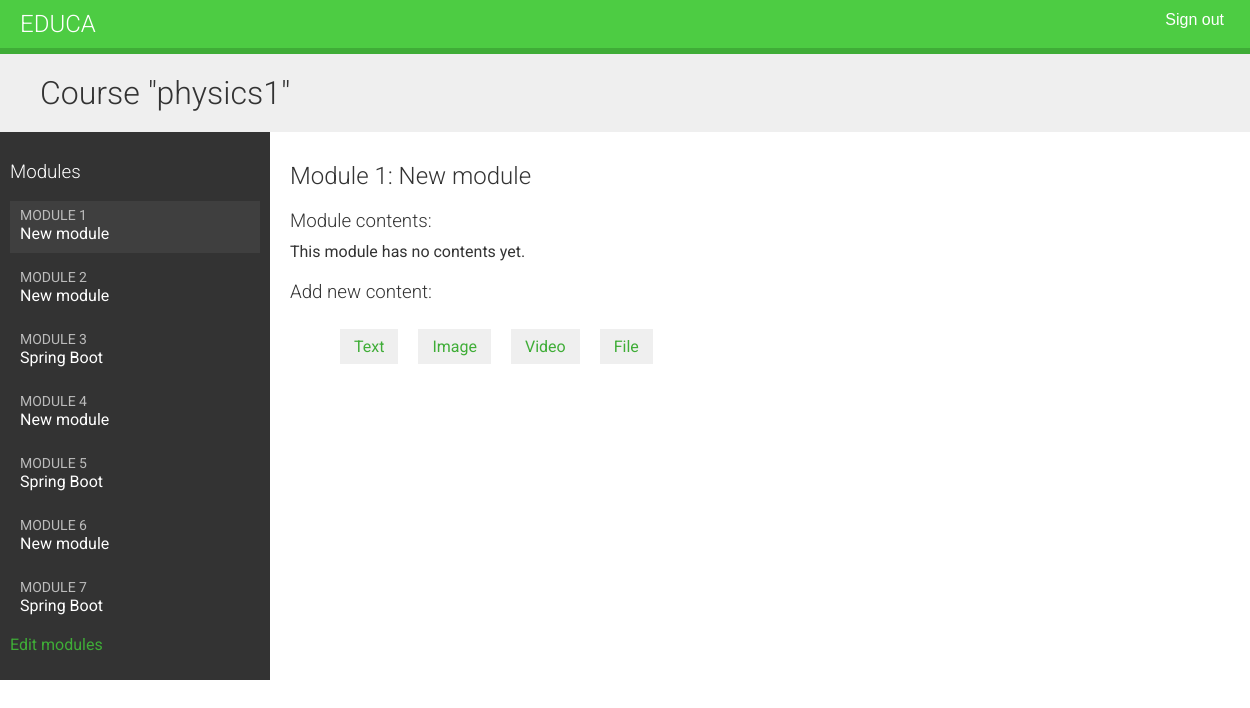
The app's page /course/module/21/contents/ (signed in), older data.
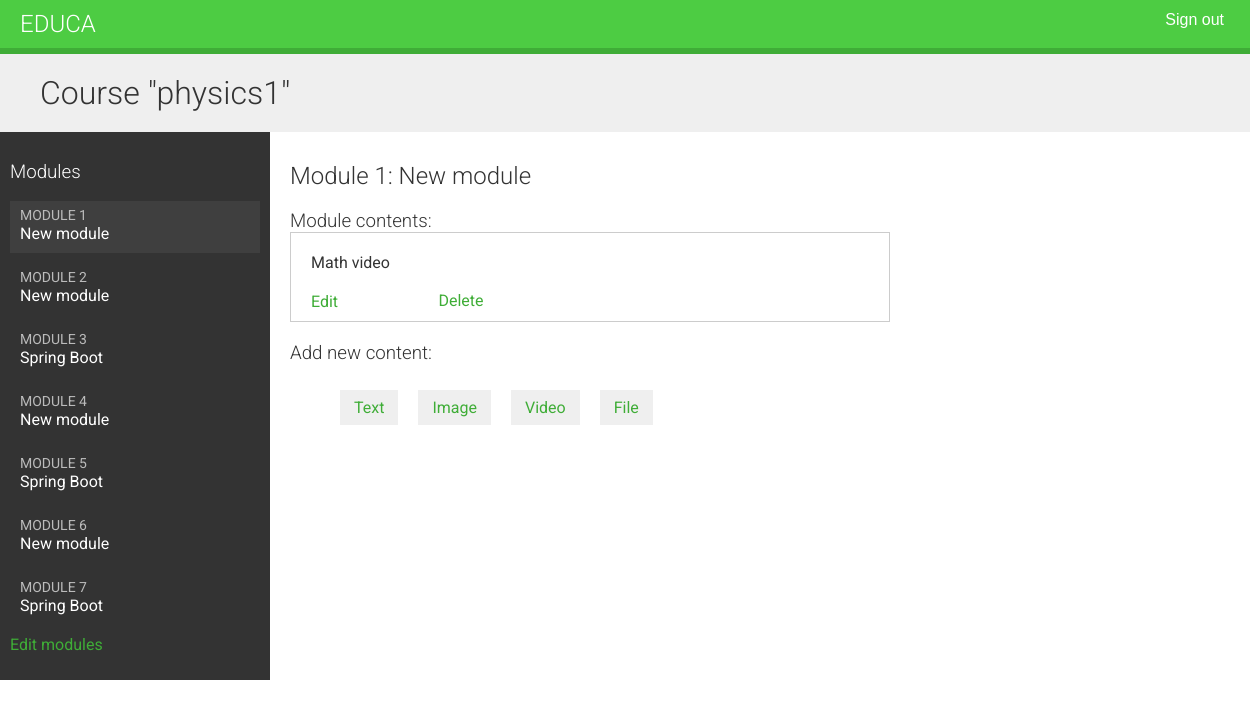
The same page, newer data.
### courses/models.py (models this page shows, shortened)
class Module(models.Model):
    course = models.ForeignKey(
        Course, related_name='modules', on_delete=models.CASCADE
    )
    title = models.CharField(max_length=200)
    description = models.TextField(blank=True)
    order = OrderField(blank=True, for_fields=['course'])
    class Meta:
        ordering = ['order']

class Content(models.Model):
    module = models.ForeignKey(
        Module,
        related_name='contents',
        on_delete=models.CASCADE
    )
    content_type = models.ForeignKey(
        ContentType,
        on_delete=models.CASCADE,
        limit_choices_to={
            'model__in': ('text', 'video', 'image', 'file')
        },
    )
    object_id = models.PositiveIntegerField()
    item = GenericForeignKey('content_type', 'object_id')
    order = OrderField(blank=True, for_fields=['module'])
    class Meta:
        ordering = ['order']

class ItemBase(models.Model):
    owner = models.ForeignKey(
        User,
        related_name='%(class)s_related',
        on_delete=models.CASCADE
    )
    title = models.CharField(max_length=250)
    created = models.DateTimeField(auto_now_add=True)
    updated = models.DateTimeField(auto_now=True)
    class Meta:
        abstract = True
    def __str__(self):
        return self.title

class Video(ItemBase):
    url = models.URLField()

### courses/views.py (the view)
# urls.py: path('module/<int:module_id>/contents/',views.ModuleContentListView.as_view(),name='module_content_list'),
class ModuleContentListView(TemplateResponseMixin, View):
    template_name = 'courses/manage/module/content_list.html'
    def get(self, request, module_id):
        module = get_object_or_404(
            Module, id=module_id, course__owner=request.user
        )
        return self.render_to_response({'module': module})

### templates/courses/manage/module/content_list.html (shortened to what this page needs)
{% extends "base.html" %}
{% block content %}
    {% with course=module.course %}
        <h1>Course "{{ course.title }}"</h1>
        <div class="contents">
            <h3>Modules</h3>
            <ul id="modules">
                {% for m in course.modules.all %}
                    <li data-id="{{ m.id }}" {% if m == module %} class="selected"{% endif %}>
                        <a href="{% url "module_content_list" m.id %}">
                            <span>
                                Module <span class="order">{{ m.order|add:1 }}</span>
                            </span>
                            <br>
                            {{ m.title }}
                        </a>
                    </li>
                {% empty %}
                    <li>No modules yet.</li>
                {% endfor %}
            </ul>
            <p><a href="{% url "course_module_update" course.id %}">Edit modules</a></p>
        </div>
        <div class="module">
            <h2>Module {{ module.order|add:1 }}: {{ module.title }}</h2>
            <h3>Module contents:</h3>
            <div id="module-contents">
                {% for content in module.contents.all %}
                    <div data-id="{{ content.id }}">
                        {% with item=content.item %}
                            <p>{{ item }}</p>
                            <a href="#">Edit</a>
                            <form action="{% url "module_content_delete" content.id %}" method="post">
                                <input type="submit" value="Delete">
                            </form>
                        {% endwith %}
                    </div>
                {% empty %}
                    <p>This module has no contents yet.</p>
                {% endfor %}
            </div>
            <h3>Add new content:</h3>
            <ul class="content-types">
                <li>
                    <a href="{% url "module_content_create" module.id "text" %}">Text</a>
                </li>
                <li>
                    <a href="{% url "module_content_create" module.id "image" %}">Image</a>
                </li>
                <li>
                    <a href="{% url "module_content_create" module.id "video" %}">Video</a>
                </li>
                <li>
                    <a href="{% url "module_content_create" module.id "file" %}">File</a>
                </li>
            </ul>
        </div>
    {% endwith %}
{% endblock %}

Row changes from the older to the newer data that the page shows:
added Content: item "Math video"
Text that changed along with them:
text no longer shown: "This module has no contents yet."
